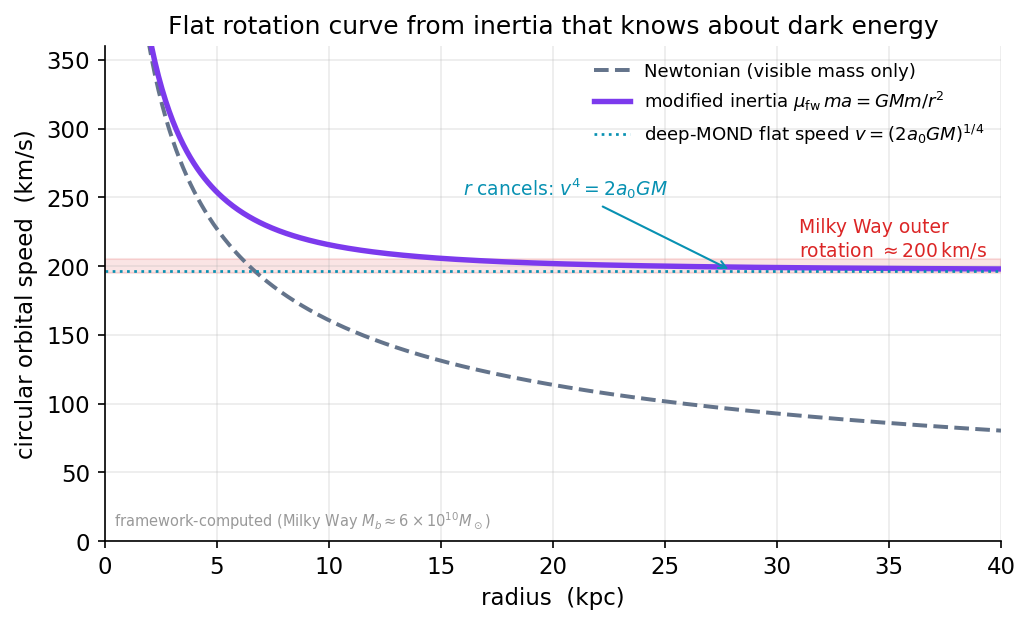

Write the Python code that produced this figure.
import numpy as np, matplotlib
matplotlib.use("Agg")
import matplotlib.pyplot as plt
plt.rcParams.update({"figure.dpi":150,"savefig.dpi":150,"font.size":11,
    "axes.grid":True,"grid.alpha":0.25,"axes.spines.top":False,"axes.spines.right":False,
    "axes.titlesize":12,"figure.facecolor":"white","axes.facecolor":"white"})
C_FW="#7c3aed"; C_NEWTON="#64748b"; C_MOND="#0891b2"; C_DATA="#dc2626"

# constants
G  = 6.674e-11             # m^3 kg^-1 s^-2
a0 = 9.36e-11             # m/s^2 framework value
Msun = 1.989e30           # kg
kpc  = 3.0857e19          # m
M = 6.0e10*Msun           # Milky Way baryonic mass ~1.2e41 kg (chapter value)

r = np.linspace(0.5, 40, 500)*kpc      # radius 0.5 - 40 kpc

# Newtonian (visible mass only, point-mass approximation outside the disk)
v_newt = np.sqrt(G*M/r)
# Framework modified inertia: solve mu_fw(|a|/a0)*a = G M / r^2 for circular a=v^2/r.
# Equivalent closed form for the framework mu: g_obs = sqrt(g_N^2 + g_N*a0) ... but to stay
# exactly on the chapter's mu_fw we solve numerically per radius.
gN = G*M/r**2
v_fw = np.zeros_like(r)
for i,(rr,gg) in enumerate(zip(r,gN)):
    # solve mu_fw(a/a0)*a = gg  ->  (sqrt(1+(a/a0)^2)-1)/(a/a0) * a = gg
    # let a be the true acceleration; bracket and bisect (monotonic in a)
    lo, hi = 1e-14, 1e-6
    for _ in range(80):
        mid = np.sqrt(lo*hi)
        x = mid/a0
        lhs = (np.sqrt(1+x**2)-1)/x*mid
        if lhs < gg: lo = mid
        else: hi = mid
    a_true = np.sqrt(lo*hi)
    v_fw[i] = np.sqrt(a_true*rr)

# deep-MOND asymptote v^4 = 2 a0 G M (flat)
v_flat = (2*a0*G*M)**0.25

rk = r/kpc
fig, ax = plt.subplots(figsize=(7,4.3))
ax.plot(rk, v_newt/1e3, color=C_NEWTON, lw=1.9, ls="--", label="Newtonian (visible mass only)")
ax.plot(rk, v_fw/1e3,   color=C_FW,     lw=2.6, label=r"modified inertia $\mu_{\rm fw}\,m a=GMm/r^2$")
ax.axhline(v_flat/1e3, color=C_MOND, lw=1.3, ls=":",
           label=r"deep-MOND flat speed $v=(2a_0GM)^{1/4}$")
ax.axhspan(195, 205, color=C_DATA, alpha=0.12)
ax.text(31, 207, "Milky Way outer\nrotation $\\approx200\\,$km/s", fontsize=9, color=C_DATA)

ax.annotate(r"$r$ cancels: $v^4=2a_0GM$", xy=(28, v_flat/1e3),
            xytext=(16, v_flat/1e3+55), color=C_MOND, fontsize=9,
            arrowprops=dict(arrowstyle="->", color=C_MOND, lw=1.0))

ax.set_xlim(0,40); ax.set_ylim(0, 360)
ax.set_xlabel("radius  (kpc)")
ax.set_ylabel("circular orbital speed  (km/s)")
ax.set_title("Flat rotation curve from inertia that knows about dark energy")
ax.legend(frameon=False, fontsize=8.7, loc="upper right")
ax.text(0.01,0.02,"framework-computed (Milky Way $M_b\\approx6\\times10^{10}M_\\odot$)",
        transform=ax.transAxes,ha="left",va="bottom",fontsize=7,color="#999")
fig.tight_layout(); fig.savefig("ch21_flat_rotation_curve.png", bbox_inches="tight"); print("ok")
